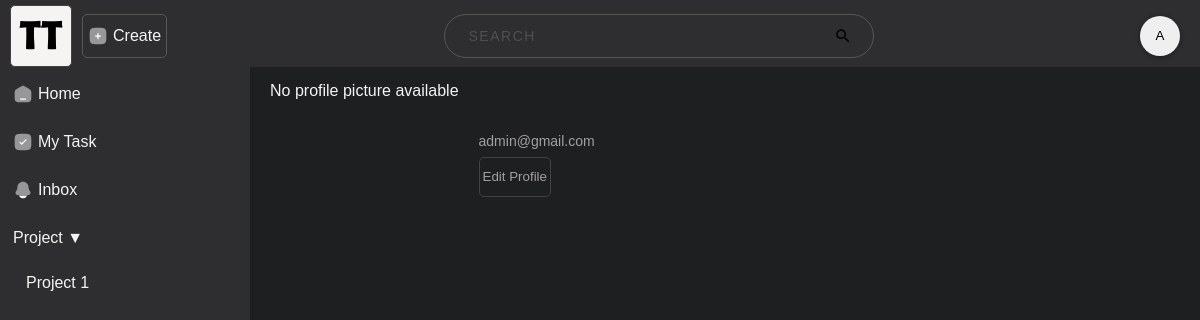
The app's page /user/admin (signed in), older data.
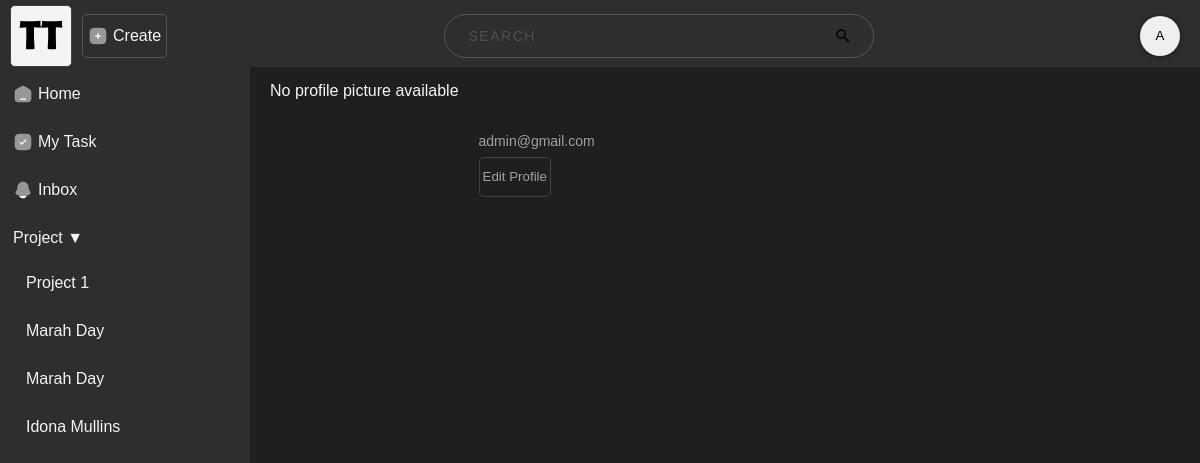
The same page, newer data.
### base/models.py (models this page shows)
class Projects(models.Model):
    PRIORITY_CHOICES = [
        ("", "Select Priority"),
        ("H", "High"),
        ("M", "Medium"),
        ("L", "Low"),
    ]
    project_id = models.AutoField(primary_key=True)
    user_id = models.ManyToManyField(User, through="ProjectUsers")
    project_name = models.CharField(max_length=255)
    description = models.CharField(max_length=255)
    start_date = models.DateField()
    end_date = models.DateField()
    priority = models.CharField(max_length=1, choices=PRIORITY_CHOICES, default="")
    def __str__(self):
        return self.project_name

### base/views.py (the view)
# urls.py: path("user/<str:username>", user_profile, name="user_profile"),
@login_required
def user_profile(request, username):
    return render(request, "profile.html")

### base/templatetags/customtags.py (called while the page is built)
@register.simple_tag
def list_of_projects(username):
    desired_user = User.objects.get(username=username)
    user_projects = Projects.objects.filter(projectusers__user_id=desired_user)
    return user_projects

@register.simple_tag
def get_initials_of_fullname(input_string):
    words = input_string.split()
    first_letters = ''.join(word[0] for word in words[:2]).upper()
    return first_letters

### base/templates/profile.html (shortened to what this page needs)
{% extends 'base.html' %}
{% block content %}
<div class="main-content">
    <div class="userinfo-profilepic">
        <div class="profile-picture">
            {% if user.userprofile.profile_picture %}
            <img src="{{ user.userprofile.profile_picture.url }}" alt="Profile Picture">
            {% else %}
            <p>No profile picture available</p>
            {% endif %}
        </div>
        <div class="user-personal-info">
            <div class="user-email">
                <p>{{ user.email }}</p>
                <button class="edit-profile-btn" onclick="editprofile_popup_toggle()">Edit Profile</button>
            </div>
        </div>
    </div>
</div>
{% endblock %}

### base/templates/base.html (shortened to what this page needs)
<html lang="en">
<head>
    {% load static %}
    {% load customtags %}
    <link rel="stylesheet" href="{% static 'css/styles.css' %}">
    <link rel="stylesheet" href="{% static 'css/tab-style.css' %}">
</head>
<body>
    <div class="navbar">
        <div class="logo-container">
            <a href="{% url 'home' %}">
                <div class="logo collapse-toggle-btn">
                    <img src="{% static 'image/teamtrack_logo.png' %}" alt="logo">
            </a>
        </div>
    </div>
    <a href="{% url 'create_project' %}">
        <div class="create-project-btn popup-btn overlay-border related-btn-img">
            <img class="svg-img" src="{% static 'image/add-square.svg' %}" alt="create">
            <p>Create</p>
        </div>
    </a>
    <div class="search__container">
        <input class="search__input" type="text" placeholder="Search">
    </div>
    <div class="navbar-right">
        {% if user.is_authenticated %}
        {% if user.userprofile.profile_picture %}
        <img id="popup-btn" src="{{ user.userprofile.profile_picture.url }}" alt="Profile Picture">
        {% else %}
        <button class="profpic" id="popup-btn" style="color: black;">{% get_initials_of_fullname request.user.username %}</button>
        {% endif %}
        {% endif %}
    </div>
    <div class="sidebar">
        <ul>
            <li class="related-btn-img">
                <a href="{% url 'home' %}" class="full-width">
                    <img src="{% static 'image/home.svg' %}" alt="">
                    Home
                </a>
            </li>
            <li class="related-btn-img">
                <a href="#" class="full-width">
                    <img src="{% static 'image/check-square.svg' %}">
                    My Task
                </a>
            </li>
            <li class="related-btn-img">
                <a href="#" class="full-width">
                    <img src="{% static 'image/bell.svg' %}" alt="">
                    Inbox
                </a>
            </li>
            <li>
                <div class="collapsible-project">Project ▼</div>
                <div class="collapsible-content">
                    <div class="project-scroll-container">
                        <div class="project-item sidebar-project" id="projectListContainer">
                            <ul>
                                {% if user.is_authenticated %}
                                {% list_of_projects request.user.username as user_projects %}
                                {% for user_project in user_projects %}
                                <li><a href="{% url 'project_view' user_project.project_id %}">{{ user_project }}</a>
                                </li>
                                {% endfor %}
                                {% endif %}
                            </ul>
                        </div>
                    </div>
                </div>
            </li>
        </ul>
    </div>
    <div class="container">
        {% block content %}
        {% endblock %}
    </div>
</body>
</html>

Row changes from the older to the newer data that the page shows:
added Projects: project_name "Marah Day"
added Projects: project_name "Marah Day"
added Projects: project_name "Idona Mullins"
